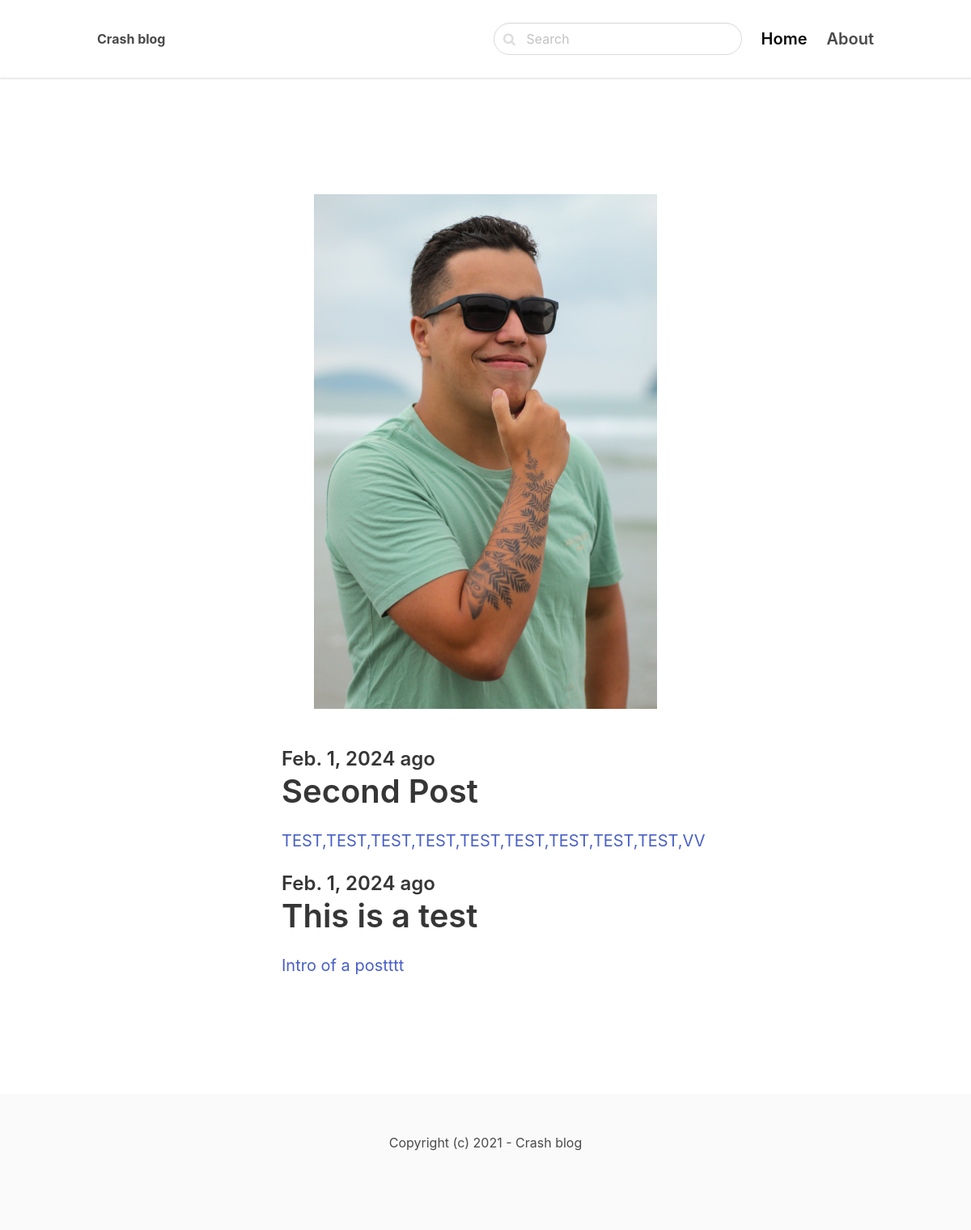
Screenshot of /blog/ with the database file from the repository.
### blogBack/models.py (models this page shows, shortened)
class Post(models.Model):
    ACTIVE = 'active'
    DRAFT = 'draft'
    CHOICES_STATUS = (
        (ACTIVE, 'Active'),
        (DRAFT, 'Draft')
    )
    category = models.ForeignKey(Category, related_name='posts', on_delete=models.CASCADE)
    title = models.CharField(max_length=255)
    slug = models.SlugField()
    intro = models.TextField()
    body = models.TextField()
    created_at = models.DateTimeField(auto_now_add=True)
    status = models.CharField(max_length=10, choices=CHOICES_STATUS, default=ACTIVE)
    image = models.ImageField(upload_to="uploads/", blank=True, null=True)
    class Meta:
        ordering = ("-created_at",)

### blog/views.py (the view)
# urls.py: path("", views.frontpage, name="frontpage"),
def frontpage(request):
    posts = Post.objects.filter(status=Post.ACTIVE)
    return render(request, "blog/frontpage.html", {"posts":posts})

### blog/templates/blog/frontpage.html (shortened to what this page needs)
<!DOCTYPE html>
{% extends "blog/base.html" %}
{% block content %}
    <section class="hero">
        <div class="hero-body">
            <div class="container">
                <section class="section">
                    <div class="columns">
                        <div class="column is-8 is-offset-2">
                            {% for post in posts %}
                            <div class="content is-medium">
                                <a href="{% url 'post_detail' post.category.slug post.slug %}">
                                    {% if post.image %}
                                    <figure class="image">
                                        <img src="{{ post.image.url }}">
                                    </figure>
                                    {% endif %}
                                    <h2 class="subtitle is-4">{{ post.created_at|date }} ago</h2>
                                    <h1 class="title">{{ post.title }}</h1>
                                    <p>{{ post.intro }}</p>
                                </a>
                            </div>
                            {% endfor %}
                        </div>
                    </div>
                </section>
            </div>
        </div>
    </section>
{% endblock %}

### rows the page displays
Post: image (picture), created_at "Feb. 1, 2024", title "Second Post", intro "TEST,TEST,TEST,TEST,TEST,TEST,TEST,TEST,TEST,VV"
Post: created_at "Feb. 1, 2024", title "This is a test", intro "Intro of a postttt"
